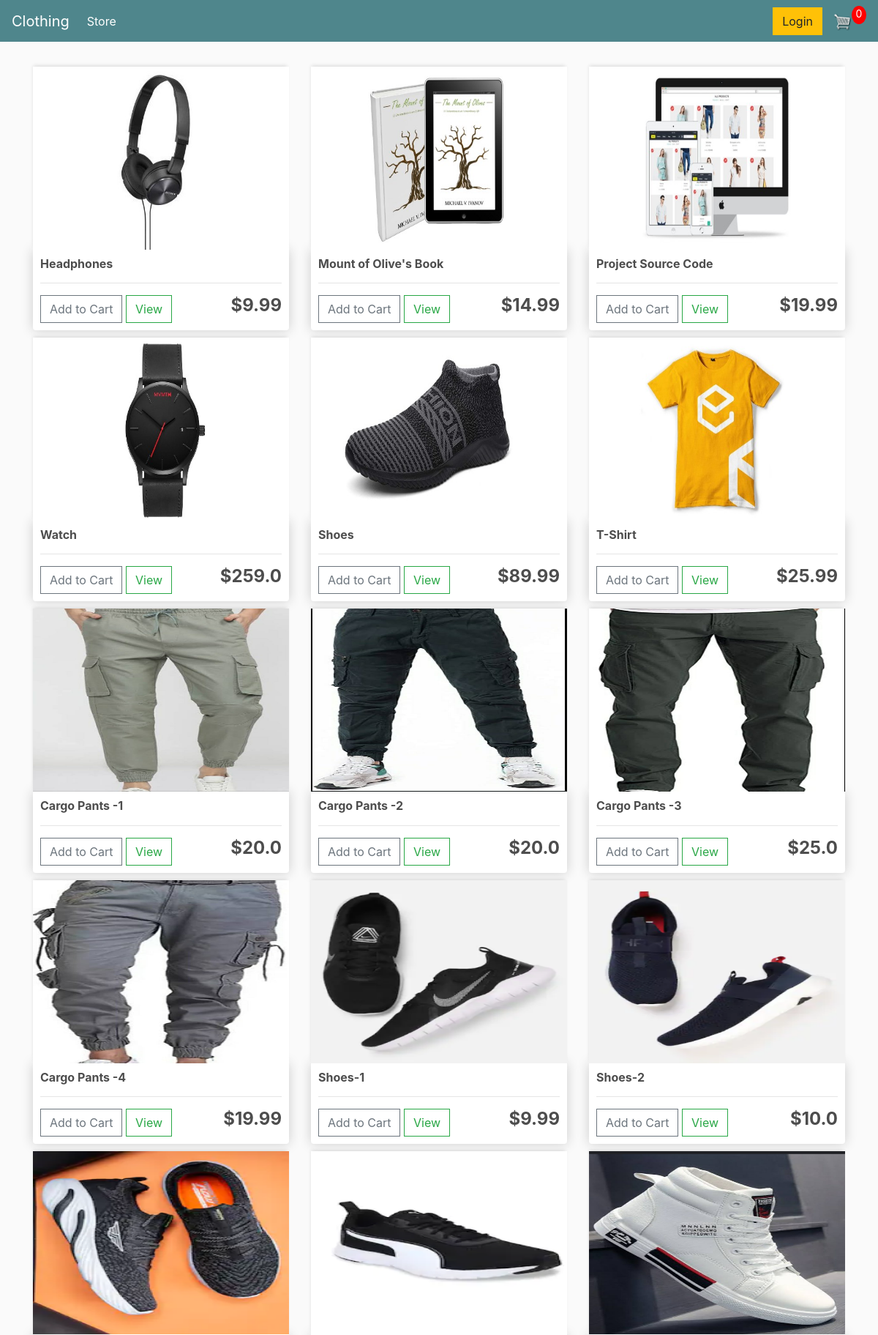
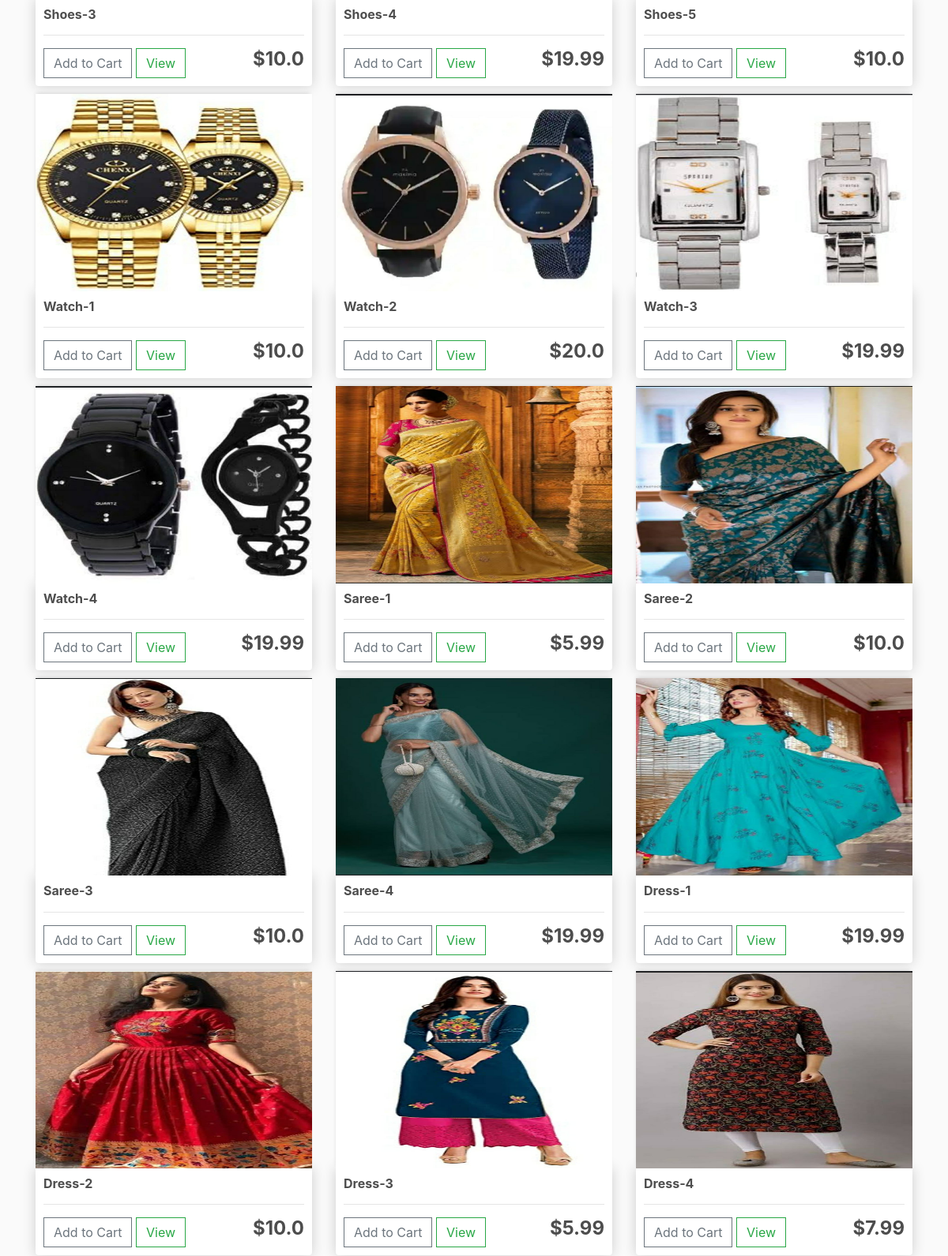
The page / (upper part) on the database its author committed (2 pictures, top to bottom).
### store/models.py (models this page shows, shortened)
class Product(models.Model):
	name = models.CharField(max_length=200)
	price = models.FloatField()
	digital = models.BooleanField(default=False,null=True, blank=True)
	image = models.ImageField(null=True, blank=True)
	@property
	def imageURL(self):
		try:
			url = self.image.url
		except:
			url = ''
		return url

### store/views.py (the view)
# urls.py: path('', include('store.urls')),
def store(request):
	data = cartData(request)
	cartItems = data['cartItems']
	order = data['order']
	items = data['items']
	products = Product.objects.all()
	context = {'products':products, 'cartItems':cartItems}
	return render(request, 'store/store.html', context)

### store/utils.py (called while the page is built, shortened)
def cookieCart(request):
	try:
		cart = json.loads(request.COOKIES['cart'])
	except:
		cart = {}
		print('CART:', cart)
	items = []
	order = {'get_cart_total':0, 'get_cart_items':0, 'shipping':False}
	cartItems = order['get_cart_items']
	return {'cartItems':cartItems ,'order':order, 'items':items}

def cartData(request):
	if request.user.is_authenticated:
		customer = request.user.customer
		order, created = Order.objects.get_or_create(customer=customer, complete=False)
		items = order.orderitem_set.all()
		cartItems = order.get_cart_items
	else:
		cookieData = cookieCart(request)
		cartItems = cookieData['cartItems']
		order = cookieData['order']
		items = cookieData['items']
	return {'cartItems':cartItems ,'order':order, 'items':items}

### store/templates/store/store.html
{% extends 'store/main.html' %}
{% load static %}
{% block content %}
	<div class="row">
		{% for product in products %}
		<div class="col-lg-4">
			<img class="thumbnail" src="{{product.imageURL}}">
			<div class="box-element product">
				<h6><strong>{{product.name}}</strong></h6>
				<hr>
				<button data-product="{{product.id}}" data-action="add" class="btn btn-outline-secondary add-btn update-cart">Add to Cart</button>
				<a class="btn btn-outline-success" href="#">View</a>
				<h4 style="display: inline-block; float: right"><strong>${{product.price}}</strong></h4>
			</div>
		</div>
		{% endfor %}
	</div>
{% endblock content %}

### store/templates/store/main.html (shortened to what this page needs)
<!DOCTYPE html>
{% load static %}
<html>
<head>
	<link rel="stylesheet" href="https://stackpath.bootstrapcdn.com/bootstrap/4.4.1/css/bootstrap.min.css">
	<link rel="stylesheet" type="text/css" href="{% static 'css/main.css' %}">
</head>
<body>
	<nav class="navbar navbar-expand-lg navbar-dark bg-dark">
	  <a class="navbar-brand" href="{% url 'store' %}">Clothing</a>
	  <div class="collapse navbar-collapse" id="navbarSupportedContent">
	    <ul class="navbar-nav mr-auto">
	      <li class="nav-item active">
	        <a class="nav-link" href="{% url 'store' %}">Store <span class="sr-only">(current)</span></a>
	      </li>
	    </ul>
	    <div class="form-inline my-2 my-lg-0">
	     	<a href="{%url 'login'%}"class="btn btn-warning">Login</a>
	     	<a href="{% url 'cart' %}">
	    		<img  id="cart-icon" src="{% static 'images/cart.png' %}">
	    	</a>
	    	<p id="cart-total">{{cartItems}}</p>
	    </div>
	  </div>
	</nav>
     <div class="container">
            <br>
            {% block content %}
            {% endblock content %}
         </div>
</body>
</html>

### static/css/main.css (style rules this page uses)
body { background-color: hsl(0, 0%, 98%); }
h1,h2,h3,h4,h5,h6 { color:hsl(0, 0%, 30%); }
.box-element { box-shadow:hsl(0, 0%, 80%) 0 0 16px; background-color: #fff; border-radius: 4px; padding: 10px; }
.thumbnail { width: 100%; height: 250px; -webkit-box-shadow: -1px -3px 5px -2px rgba(214,214,214,1); -moz-box-shadow: -1px -3px 5px -2px rgba(214,214,214,1); box-shadow: -1px -3px 5px -2px rgba(214,214,214,1); }
.product { border-radius: 0 0 4px 4px; }
.bg-dark { background-color: #4f868c!important; }
#cart-icon { width:25px; display: inline-block; margin-left: 15px; }
#cart-total { display: block; text-align: center; color:#fff; background-color: red; width: 20px; height: 25px; border-radius: 50%; font-size: 14px; }
.col-lg-4, .col-lg-6, .col-lg-8, .col-lg-12 { margin-top: 10px; }
.btn { border-radius: 0; }

### rows shown on the page
Product: imageURL (picture), name "Headphones", price "9.99"
Product: imageURL (picture), name "Mount of Olive's Book", price "14.99"
Product: imageURL (picture), name "Project Source Code", price "19.99"
Product: imageURL (picture), name "Watch", price "259.0"
Product: imageURL (picture), name "Shoes", price "89.99"
Product: imageURL (picture), name "T-Shirt", price "25.99"
Product: imageURL (picture), name "Cargo Pants -1", price "20.0"
Product: imageURL (picture), name "Cargo Pants -2", price "20.0"
Product: imageURL (picture), name "Cargo Pants -3", price "25.0"
Product: imageURL (picture), name "Cargo Pants -4", price "19.99"
Product: imageURL (picture), name "Shoes-1", price "9.99"
Product: imageURL (picture), name "Shoes-2", price "10.0"
Product: imageURL (picture), name "Shoes-3", price "10.0"
Product: imageURL (picture), name "Shoes-4", price "19.99"
Product: imageURL (picture), name "Shoes-5", price "10.0"
Product: imageURL (picture), name "Watch-1", price "10.0"
Product: imageURL (picture), name "Watch-2", price "20.0"
Product: imageURL (picture), name "Watch-3", price "19.99"
Product: imageURL (picture), name "Watch-4", price "19.99"
Product: imageURL (picture), name "Saree-1", price "5.99"
Product: imageURL (picture), name "Saree-2", price "10.0"
Product: imageURL (picture), name "Saree-3", price "10.0"
Product: imageURL (picture), name "Saree-4", price "19.99"
Product: imageURL (picture), name "Dress-1", price "19.99"
Product: imageURL (picture), name "Dress-2", price "10.0"
Product: imageURL (picture), name "Dress-3", price "5.99"
Product: imageURL (picture), name "Dress-4", price "7.99"

### other values the page prints
{{ cartItems }} "0"
